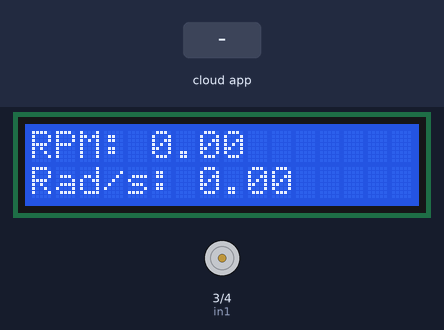
The sketch below on a simulated Arduino Uno, built with avr-gcc and run on an emulated ATmega328P. Shown: 16×2 character LCD, motor-driver pin pairs drawn as motors (green arrow = first pin HIGH = forward, orange = second pin HIGH = backward, longer = more drive, scaled by the enable pin). The inputs (shaded band) are chosen by the test bench. The ROS host is connected and sends only what is stated.

Above: at 1.2 s.
1.3 s: the phone or cloud app sets motor_input to -100
At 2.5 s:
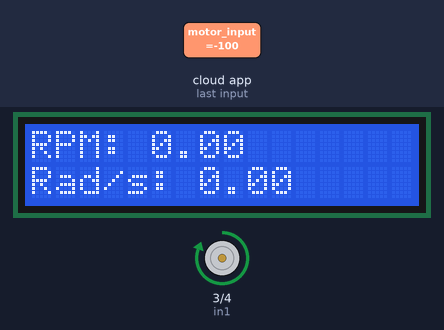
2.8 s: the phone or cloud app sets motor_input to 0
At 3.7 s:
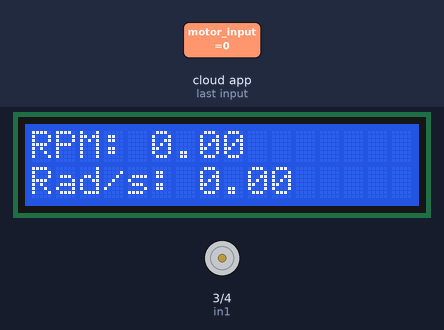
Timing chart, 0 to 5.8 s (numbered marks = the images above; inputs shaded):
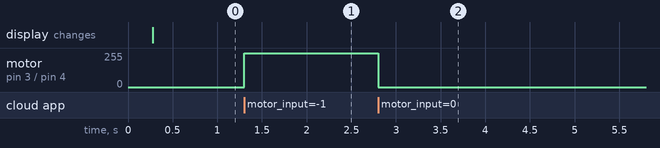

The sketch:

motor_pwm.ino
```cpp
#include <ros.h>
#include <std_msgs/Float32.h>
#include  <Wire.h>
#include  <LiquidCrystal_I2C.h>

LiquidCrystal_I2C lcd(0x27,16,2);

ros::NodeHandle nh;
int pwm = 2;
int in1 = 3;
int in2 = 4;
// Encoder Pins
int encoderInterrupt = 19;
int encoderDirection = 18;
//  Pulse count that increases or decreases depending on rotation of the encoder
volatile long pulsecount = 0;

volatile bool direction = false;
// Pulses per revolution
int pulsesPerREV = 12;

// Counters for  during interval
long previousTime = 0;

// Variable for RPM measuerment
float rpm = 0;

// Variable for angular velocity measurement
float ang_velocity = 0;
float ang_velocity_deg = 0;

//  Constants for measurement conversion
const float rpm_to_radians = 0.10471975512;
const float rad_to_deg = 57.29578;
//  Moving average filter
float movingAvg[10];
int index = 0;
float avg = 0.0;
long prevT = 0;

/**
 * Message Callback
 * This function sends the motor the signal and direction it requires to move
 * @const std_msgs::Float32 message | It's a speed value from 1 to -1.
 */
void messageCb( const std_msgs::Float32& message){
  int speed = message.data * 255;
  if (speed >= 0 && speed <= 255) {
    analogWrite(pwm, speed);   // turn the motor
    digitalWrite(in1, HIGH);
    digitalWrite(in2, LOW);
  }
  else if (speed < 0 && speed >= -255) {
    analogWrite(pwm, -1*speed);   // turn the motor
    digitalWrite(in1, LOW);
    digitalWrite(in2, HIGH);// change the orientation
  }
  else if (speed > 255){
    analogWrite(pwm, 255);   // turn the motor
    digitalWrite(in1, HIGH);
    digitalWrite(in2, LOW);
  }
  else {
    analogWrite(pwm, 255);   // turn the motor
    digitalWrite(in1, HIGH);
    digitalWrite(in2, LOW);
  }
}
//  Ros subscriber to topic
ros::Subscriber<std_msgs::Float32> sub("/motor_input", &messageCb);

/**
 * Motor pulse's lecture
 * Reads the speed of the motor and it stores it as RPM while
 * it applies a Moving Average Filter
 */
void motor_pulse()
{
 //  Gets current time
  long currentTime = micros();
 //  Gets actual time
  long time = currentTime - previousTime;
  //  Reads the direction of the encoder
  int val = digitalRead(encoderDirection);
 //  If reading is 0, direction is Forward
  if(val == LOW) {
    //Forward
    direction = true;
  }
   //  Else, direction is reverse
  else {
    //Reverse
    direction = false;
  }

  //  If motor is moving, assigns positive or negative value of RPM's
  if (direction)
  {
   //  Gear ratio 35:1
    rpm = 60000000.0 / (time*pulsesPerREV*35*220);
  }
  else {
    rpm = -1*60000000.0 / (time*pulsesPerREV*35*220);
  }
  //  Accumulates every value of RPM into an array
  movingAvg[index] = rpm;
  //  Increases array's index
  index++;
  //  If the index is higher than 10, it reinitiates to 0 for moving average
  if (index >= 10) {
    index = 0;
  }
 //  Saves this time for future iterations
  previousTime = currentTime;
}

std_msgs::Float32 output;
// Defines publisher for velocity output
ros::Publisher pub("motor_output", &output);

void setup() {
  // put your setup code here, to run once:
  lcd.init();
  lcd.backlight();
  pinMode(pwm, OUTPUT);
  pinMode(in1, OUTPUT);
  pinMode(in2, OUTPUT);
  // Encoder Pin setup, interrupt Pin must be Pull Up
  pinMode(encoderInterrupt, INPUT_PULLUP);
  pinMode(encoderDirection, INPUT);
  // When pin goes from LOW to HIGH, it enters interruption
  attachInterrupt(digitalPinToInterrupt(encoderInterrupt), motor_pulse, RISING);
  // Initializes ROS node
  nh.initNode();
  nh.subscribe(sub);
  nh.advertise(pub);
}

void loop() {
  // Record the time
  long currT = millis();
  long time = currT - prevT;

  rpm = 0;
  // Reassigns RPM value with moving average filter
  for (int i = 0; i < 10; i++){
    rpm += movingAvg[i];
  }
  rpm = rpm/10;
  // Prints information on LCD Display
  output.data = rpm;
  nh.spinOnce();
  pub.publish(&output);
  if (time > 250){
    lcd.clear();
    lcd.setCursor(0, 0);
    lcd.print("RPM: ");
    lcd.print(rpm*220);
    lcd.setCursor(0, 1);
    lcd.print("Rad/s: ");
    lcd.print(rpm*220*rpm_to_radians);
    prevT = currT;
  }
}
```

Measured:
- after the input at 1.3 s, motor on pin 3 (in1) / pin 4 (in2): stopped → forward 255/255 at once
- after the input at 2.8 s, motor on pin 3 (in1) / pin 4 (in2): forward 255/255 → stopped at once
